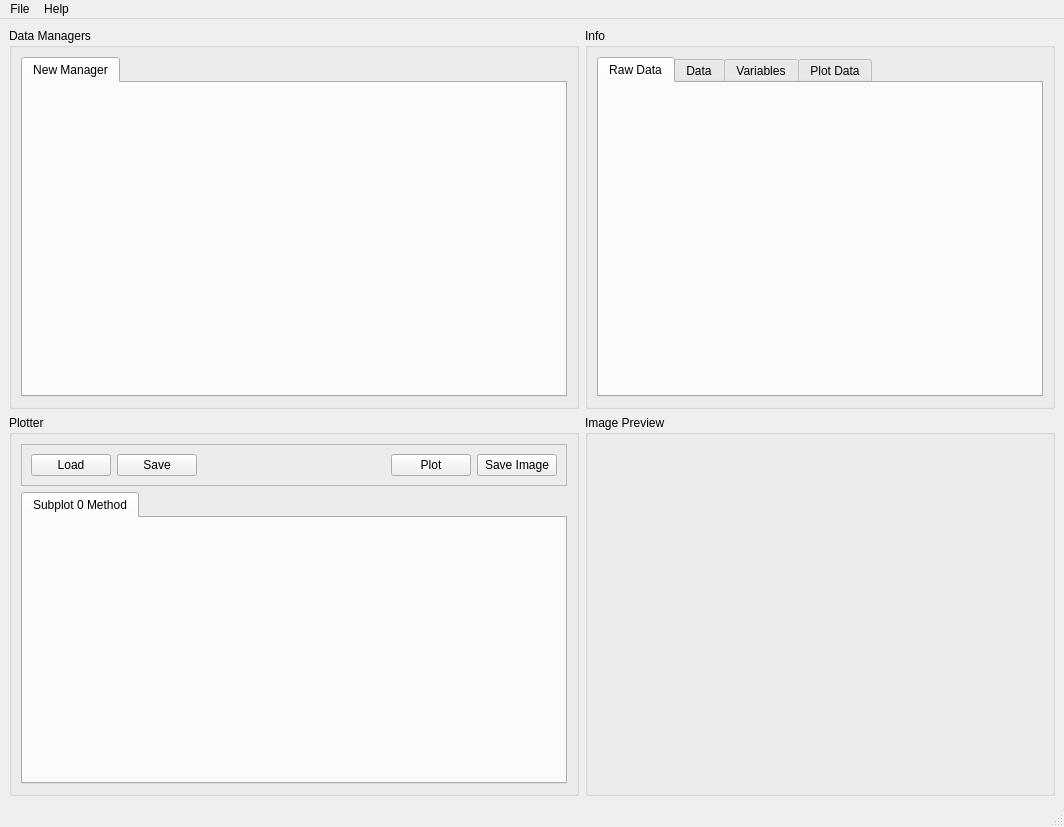
<?xml version="1.0" encoding="UTF-8"?>
<ui version="4.0">
 <class>MainWindow</class>
 <widget class="QMainWindow" name="MainWindow">
  <property name="enabled">
   <bool>true</bool>
  </property>
  <property name="geometry">
   <rect>
    <x>0</x>
    <y>0</y>
    <width>1064</width>
    <height>827</height>
   </rect>
  </property>
  <property name="windowTitle">
   <string>MainWindow</string>
  </property>
  <widget class="QWidget" name="centralwidget">
   <layout class="QGridLayout" name="gridLayout">
    <item row="0" column="1">
     <widget class="QGroupBox" name="infoGB">
      <property name="title">
       <string>Info</string>
      </property>
      <layout class="QVBoxLayout" name="verticalLayout_2">
       <item>
        <widget class="QTabWidget" name="infoTab">
         <property name="currentIndex">
          <number>0</number>
         </property>
         <widget class="QWidget" name="tab_7">
          <attribute name="title">
           <string>Raw Data</string>
          </attribute>
         </widget>
         <widget class="QWidget" name="tab_8">
          <attribute name="title">
           <string>Data</string>
          </attribute>
         </widget>
         <widget class="QWidget" name="tab_4">
          <attribute name="title">
           <string>Variables</string>
          </attribute>
         </widget>
         <widget class="QWidget" name="tab_3">
          <attribute name="title">
           <string>Plot Data</string>
          </attribute>
         </widget>
        </widget>
       </item>
      </layout>
     </widget>
    </item>
    <item row="0" column="0">
     <widget class="QGroupBox" name="mngGB">
      <property name="title">
       <string>Data Managers</string>
      </property>
      <layout class="QVBoxLayout" name="verticalLayout">
       <item>
        <widget class="QTabWidget" name="mngTab">
         <property name="currentIndex">
          <number>0</number>
         </property>
         <widget class="QWidget" name="tab_5">
          <attribute name="title">
           <string>New Manager</string>
          </attribute>
         </widget>
        </widget>
       </item>
      </layout>
     </widget>
    </item>
    <item row="2" column="1">
     <widget class="QGroupBox" name="imageGB">
      <property name="title">
       <string>Image Preview</string>
      </property>
      <layout class="QVBoxLayout" name="verticalLayout_4">
       <item>
        <widget class="QgsMapCanvas" name="canvas" native="true"/>
       </item>
      </layout>
     </widget>
    </item>
    <item row="2" column="0">
     <widget class="QGroupBox" name="plotterGB">
      <property name="title">
       <string>Plotter</string>
      </property>
      <layout class="QVBoxLayout" name="verticalLayout_3">
       <item>
        <widget class="QFrame" name="frame">
         <property name="minimumSize">
          <size>
           <width>0</width>
           <height>30</height>
          </size>
         </property>
         <property name="frameShape">
          <enum>QFrame::StyledPanel</enum>
         </property>
         <property name="frameShadow">
          <enum>QFrame::Raised</enum>
         </property>
         <layout class="QHBoxLayout" name="horizontalLayout_2">
          <item>
           <widget class="QPushButton" name="plotLoadPB">
            <property name="maximumSize">
             <size>
              <width>120</width>
              <height>16777215</height>
             </size>
            </property>
            <property name="layoutDirection">
             <enum>Qt::LeftToRight</enum>
            </property>
            <property name="text">
             <string>Load</string>
            </property>
           </widget>
          </item>
          <item>
           <widget class="QPushButton" name="plotSavePB">
            <property name="maximumSize">
             <size>
              <width>120</width>
              <height>16777215</height>
             </size>
            </property>
            <property name="text">
             <string>Save</string>
            </property>
           </widget>
          </item>
          <item>
           <spacer name="horizontalSpacer">
            <property name="orientation">
             <enum>Qt::Horizontal</enum>
            </property>
            <property name="sizeHint" stdset="0">
             <size>
              <width>188</width>
              <height>20</height>
             </size>
            </property>
           </spacer>
          </item>
          <item>
           <widget class="QPushButton" name="plotPB">
            <property name="text">
             <string>Plot</string>
            </property>
           </widget>
          </item>
          <item>
           <widget class="QPushButton" name="saveImagePB">
            <property name="text">
             <string>Save Image</string>
            </property>
           </widget>
          </item>
         </layout>
        </widget>
       </item>
       <item>
        <widget class="QTabWidget" name="pltTab">
         <property name="currentIndex">
          <number>0</number>
         </property>
         <widget class="QWidget" name="tab">
          <attribute name="title">
           <string>Subplot 0 Method</string>
          </attribute>
         </widget>
        </widget>
       </item>
      </layout>
     </widget>
    </item>
   </layout>
  </widget>
  <widget class="QStatusBar" name="statusbar"/>
  <widget class="QMenuBar" name="menuBar">
   <property name="geometry">
    <rect>
     <x>0</x>
     <y>0</y>
     <width>1064</width>
     <height>21</height>
    </rect>
   </property>
   <widget class="QMenu" name="menua">
    <property name="title">
     <string>File</string>
    </property>
    <widget class="QMenu" name="menuOpen_Data">
     <property name="title">
      <string>Open...</string>
     </property>
     <addaction name="actionData"/>
     <addaction name="actionMethod"/>
    </widget>
    <addaction name="menuOpen_Data"/>
    <addaction name="actionb"/>
    <addaction name="separator"/>
    <addaction name="actionSave_Image"/>
    <addaction name="actionSave_Method_2"/>
   </widget>
   <widget class="QMenu" name="menuHelp">
    <property name="title">
     <string>Help</string>
    </property>
   </widget>
   <addaction name="menua"/>
   <addaction name="menuHelp"/>
  </widget>
  <action name="actionb">
   <property name="text">
    <string>New Method</string>
   </property>
  </action>
  <action name="actiond">
   <property name="text">
    <string>Open Method</string>
   </property>
  </action>
  <action name="actionSave_Method">
   <property name="text">
    <string>Save Method...</string>
   </property>
  </action>
  <action name="actionSave_Image">
   <property name="text">
    <string>Save Image</string>
   </property>
  </action>
  <action name="actionSave_Data">
   <property name="text">
    <string>Save Data</string>
   </property>
  </action>
  <action name="actionSave_Method_2">
   <property name="text">
    <string>Save Method</string>
   </property>
  </action>
  <action name="actionData">
   <property name="text">
    <string>Data</string>
   </property>
  </action>
  <action name="actionMethod">
   <property name="text">
    <string>Method</string>
   </property>
  </action>
  <action name="actionStyle">
   <property name="text">
    <string>Style</string>
   </property>
  </action>
 </widget>
 <customwidgets>
  <customwidget>
   <class>QgsMapCanvas</class>
   <extends>QWidget</extends>
   <header location="global">qgis.gui</header>
   <container>1</container>
  </customwidget>
 </customwidgets>
 <resources/>
 <connections/>
</ui>
